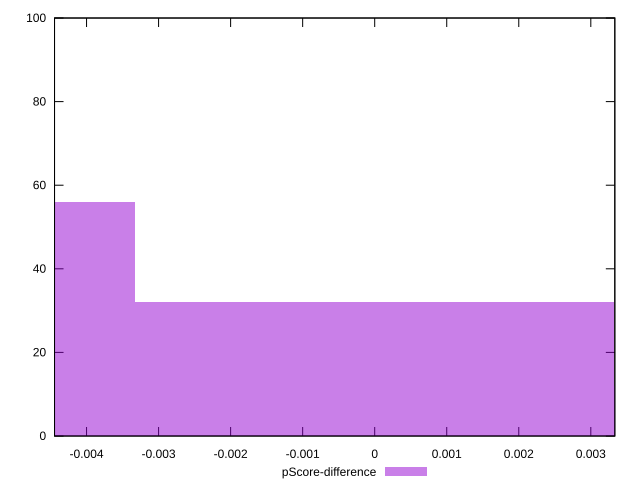

This figure's gnuplot source:
reset

$pScoreDifference <<EOF
0 32
-0.006642343425024824 56
0.006642343425024824 12
EOF

set key outside below
set boxwidth 0.006642343425024824
set xrange [-0.004444444444444473:0.0033333333333332993]
set yrange [0:100]
set trange [0:100]
set style fill transparent solid 0.5 noborder
set terminal svg size 640, 490 enhanced background rgb 'white'
set output "reports/report_00031_2021-02-24T23-18-18.084Z/uses-http2/samples/music/pScore-difference/histogram.svg"

plot $pScoreDifference title "pScore-difference" with boxes

reset
